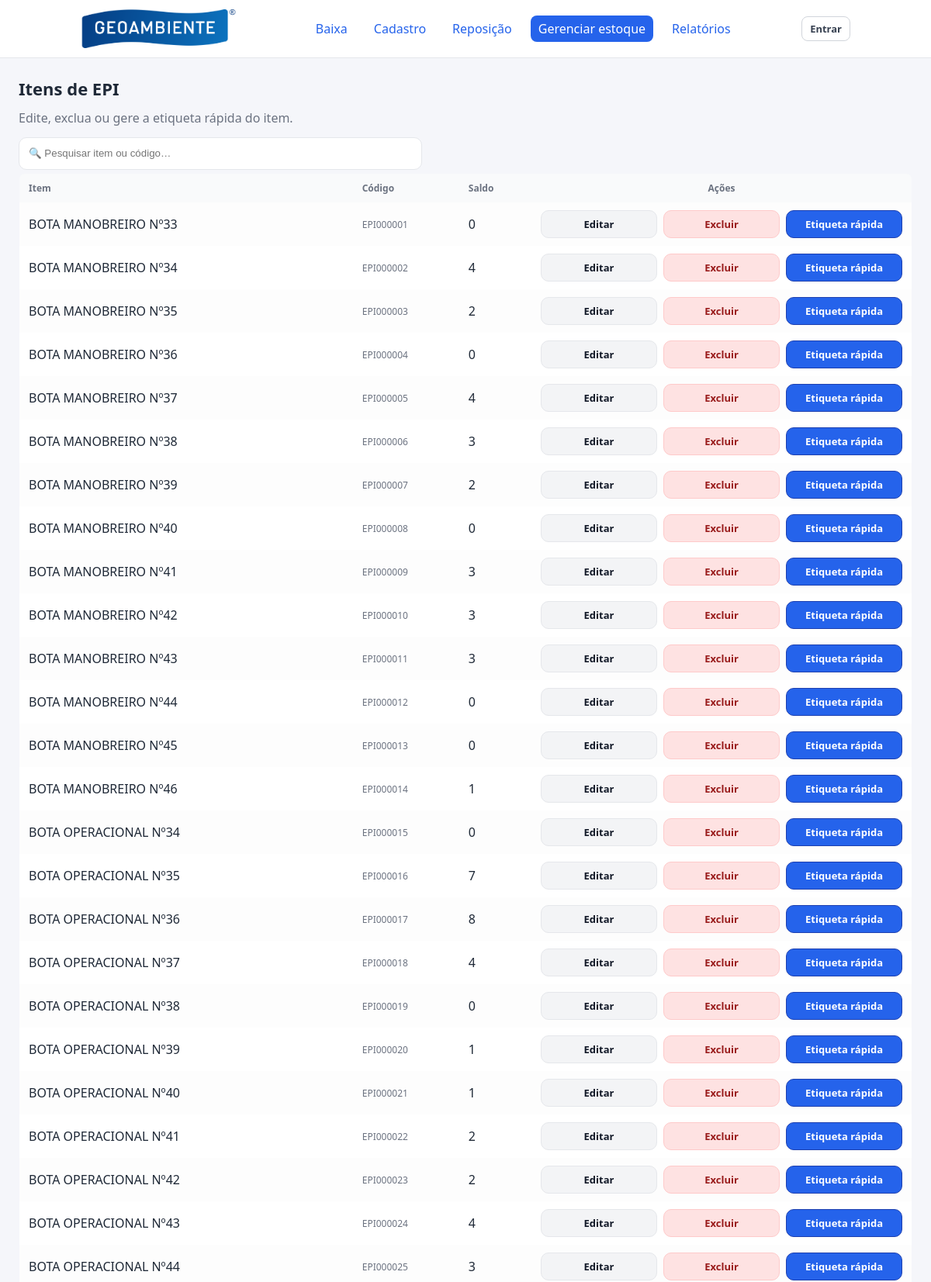
Screenshot of /itens (upper part) with the database file from the repository.
### tables this page shows
CREATE TABLE itens (
                id INTEGER PRIMARY KEY AUTOINCREMENT,
                nome TEXT NOT NULL,
                codigo TEXT UNIQUE NOT NULL,
                saldo INTEGER NOT NULL
            , ca TEXT);

### app_epi.py (the view)
@app.route("/itens")
@login_required_for(methods=("POST",))
def itens_lista():
    conn = get_db_connection()
    cur = conn.cursor()
    cur.execute("SELECT * FROM itens ORDER BY nome")
    itens = cur.fetchall()
    conn.close()
    return render_template("itens.html", itens=itens)

### app_epi.py (called while the page is built)
def login_required_for(methods=("POST",)):
    methods = set(m.upper() for m in methods)
    def deco(view):
        @wraps(view)
        def wrapped(*args, **kwargs):
            if request.method.upper() in methods and not session.get("user"):
                session["next_url"] = request.full_path if request.query_string else request.path
                return redirect(url_for("login"))
            return view(*args, **kwargs)
        return wrapped
    return deco

def get_db_connection():
    conn = sqlite3.connect('estoque.db')
    conn.row_factory = sqlite3.Row
    conn.execute("PRAGMA foreign_keys = ON")
    return conn

### templates/itens.html (shortened to what this page needs)
{% extends "base.html" %}
{% block content %}
<h1>Itens de EPI</h1>
<p class="page-sub muted">Edite, exclua ou gere a etiqueta rápida do item.</p>
<div class="table-toolbar column-left">
  <div class="toolbar-search">
    <input class="input" id="busca-itens" placeholder="🔍 Pesquisar item ou código…">
  </div>
</div>
<table class="table" id="tabela-itens">
  <thead>
    <tr>
      <th>Item</th>
      <th>Código</th>
      <th>Saldo</th>
      <th class="col-acoes">Ações</th>
    </tr>
  </thead>
  <tbody>
    {% for it in itens %}
    <tr>
      <td class="col-nome">{{ it.nome }}</td>
      <td class="col-codigo small">{{ it.codigo }}</td>
      <td class="col-saldo">{{ it.saldo }}</td>
      <td class="acoes">
        <div class="actions-inline">
          <a class="btn secondary" href="{{ url_for('editar_item', item_id=it.id) }}">Editar</a>
          <a class="btn danger" href="{{ url_for('excluir_item', item_id=it.id) }}">Excluir</a>
          <a class="btn primary" target="_blank" href="{{ url_for('etiqueta', codigo=it.codigo) }}">Etiqueta rápida</a>
        </div>
      </td>
    </tr>
    {% endfor %}
  </tbody>
</table>
{% endblock %}

### static/style.css (style rules this page uses)
:root { --bg: #f5f6fa; --card: #ffffff; --muted: #6b7280; --text: #1f2937; --accent: #2563eb; --accent-2: #4f46e5; --danger: #dc2626; --success: #16a34a; --border: #e5e7eb; --radius: 12px; --line:#eef0f3; --zebra:#fafbff; --hover:#f0f6ff; --blue:#2563eb; --blue-2:#1d4ed8; --blue-3:#1e40af; --red:#ef4444; --red-2:#b91c1c; --red-bg:#fee2e2; --green:#10b981; --amber:#f59e0b; }
* { box-sizing: border-box; }
html, body { height: 100%; }
body { margin: 0; font-family: system-ui, -apple-system, Segoe UI, Roboto; background: var(--bg); color: var(--text); }
a { color: var(--accent); text-decoration: none; }
h1 { font-size:22px; margin:0 0 12px; }
p.muted { color: var(--muted); margin:6px 0 14px; }
.small { font-size:12px; color: var(--muted); }
.page-sub { margin:0 0 16px 0; }
.input, input[type="text"], input[type="number"], select, textarea { width:100%; background:#fff; color:var(--text); border:1px solid var(--border); border-radius:10px; padding:10px 12px; outline:none; }
.btn { display:inline-flex; align-items:center; justify-content:center; gap:6px; padding:8px 12px; border-radius:10px; border:1px solid transparent; cursor:pointer; text-decoration:none; font-weight:600; font-size:13px; background:#fff; color:#374151; }
.btn.primary { background:#2563eb; border-color:#1e40af; color:#fff; }
.btn.secondary { background:#f3f4f6; border-color:#e5e7eb; color:#111827; }
.btn.danger { background:#fee2e2; border-color:#fecaca; color:#991b1b; }
.table { width:100%; border-collapse:collapse; overflow:hidden; border-radius:8px; border:1px solid var(--border); }
.table th, .table td { padding:10px 12px; text-align:left; }
.table thead th { font-size:12px; color:var(--muted); background:#f9fafb; }
.table tbody tr { background:#fff; }
.table tbody tr:nth-child(odd) { background:#fdfdfd; }
.table td:last-child { text-align:right; }
.col-acoes { width:280px; text-align:right; }
.acoes { text-align:right; }
.actions-inline { display:inline-flex; gap:8px; align-items:center; justify-content:flex-end; }
.table-toolbar { display:flex; align-items:center; justify-content:space-between; gap:12px; margin:8px 0 4px; }
.table-toolbar { display: flex; align-items: flex-start; justify-content: flex-start; gap: 8px; margin: 8px 0 4px; flex-wrap: wrap; }
.table-toolbar.column-left { flex-direction: column; gap: 10px; }
.toolbar-search { width: 100%; max-width: 520px; }
.toolbar-search .input { height: 42px; line-height: 42px; box-sizing: border-box; width: 100%; }
.actions-inline .btn { min-width: 150px; justify-content: center; text-align: center; }
.table th:last-child { text-align: right; }
.table th.col-acoes, .table td.col-acoes { text-align: center; }

### templates/base.html (style rules this page uses)
.table th:last-child { text-align: right; }
.table th.col-acoes, .table td.col-acoes { text-align: center; }

### rows the page displays
itens: nome "BOTA MANOBREIRO Nº33", codigo "EPI000001", saldo "0"
itens: nome "BOTA MANOBREIRO Nº34", codigo "EPI000002", saldo "4"
itens: nome "BOTA MANOBREIRO Nº35", codigo "EPI000003", saldo "2"
itens: nome "BOTA MANOBREIRO Nº36", codigo "EPI000004", saldo "0"
itens: nome "BOTA MANOBREIRO Nº37", codigo "EPI000005", saldo "4"
itens: nome "BOTA MANOBREIRO Nº38", codigo "EPI000006", saldo "3"
itens: nome "BOTA MANOBREIRO Nº39", codigo "EPI000007", saldo "2"
itens: nome "BOTA MANOBREIRO Nº40", codigo "EPI000008", saldo "0"
itens: nome "BOTA MANOBREIRO Nº41", codigo "EPI000009", saldo "3"
itens: nome "BOTA MANOBREIRO Nº42", codigo "EPI000010", saldo "3"
itens: nome "BOTA MANOBREIRO Nº43", codigo "EPI000011", saldo "3"
itens: nome "BOTA MANOBREIRO Nº44", codigo "EPI000012", saldo "0"
itens: nome "BOTA MANOBREIRO Nº45", codigo "EPI000013", saldo "0"
itens: nome "BOTA MANOBREIRO Nº46", codigo "EPI000014", saldo "1"
itens: nome "BOTA OPERACIONAL Nº34", codigo "EPI000015", saldo "0"
itens: nome "BOTA OPERACIONAL Nº35", codigo "EPI000016", saldo "7"
itens: nome "BOTA OPERACIONAL Nº36", codigo "EPI000017", saldo "8"
itens: nome "BOTA OPERACIONAL Nº37", codigo "EPI000018", saldo "4"
itens: nome "BOTA OPERACIONAL Nº38", codigo "EPI000019", saldo "0"
itens: nome "BOTA OPERACIONAL Nº39", codigo "EPI000020", saldo "1"
itens: nome "BOTA OPERACIONAL Nº40", codigo "EPI000021", saldo "1"
itens: nome "BOTA OPERACIONAL Nº41", codigo "EPI000022", saldo "2"
itens: nome "BOTA OPERACIONAL Nº42", codigo "EPI000023", saldo "2"
itens: nome "BOTA OPERACIONAL Nº43", codigo "EPI000024", saldo "4"
itens: nome "BOTA OPERACIONAL Nº44", codigo "EPI000025", saldo "3"
